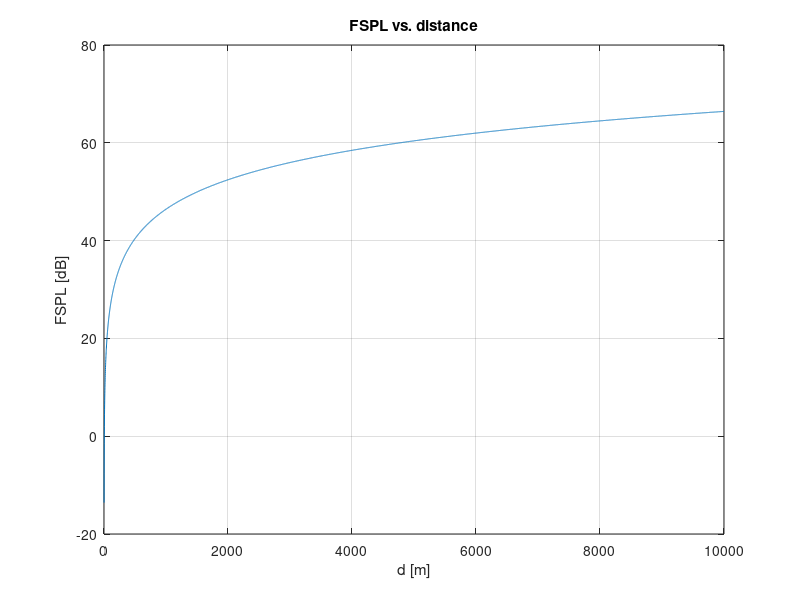

The MATLAB source for this figure:
close all;
clc;
clear all;

PLF = 1;
G_R = 1;
G_T = 1;

c = 3E8;
f_c = input("Insert the used frequency in MHz\n");
lambda = c/(f_c * 1E6);

d = 1:1:1E4;

FSPL = ((4*pi*d).^2)/(lambda^2*PLF*G_T*G_R);

figure(1)
plot(d, 10*log10(FSPL));
xlabel("d [m]");
ylabel("FSPL [dB]");
title("FSPL vs. distance")
grid on

%Skal måske lave det sådan man kan se hvordan ændring i polarisering og
%gain spiller rolle her.
%kan også være der skal tilføjes et forloop for at køre med flere
%frekvenser.

